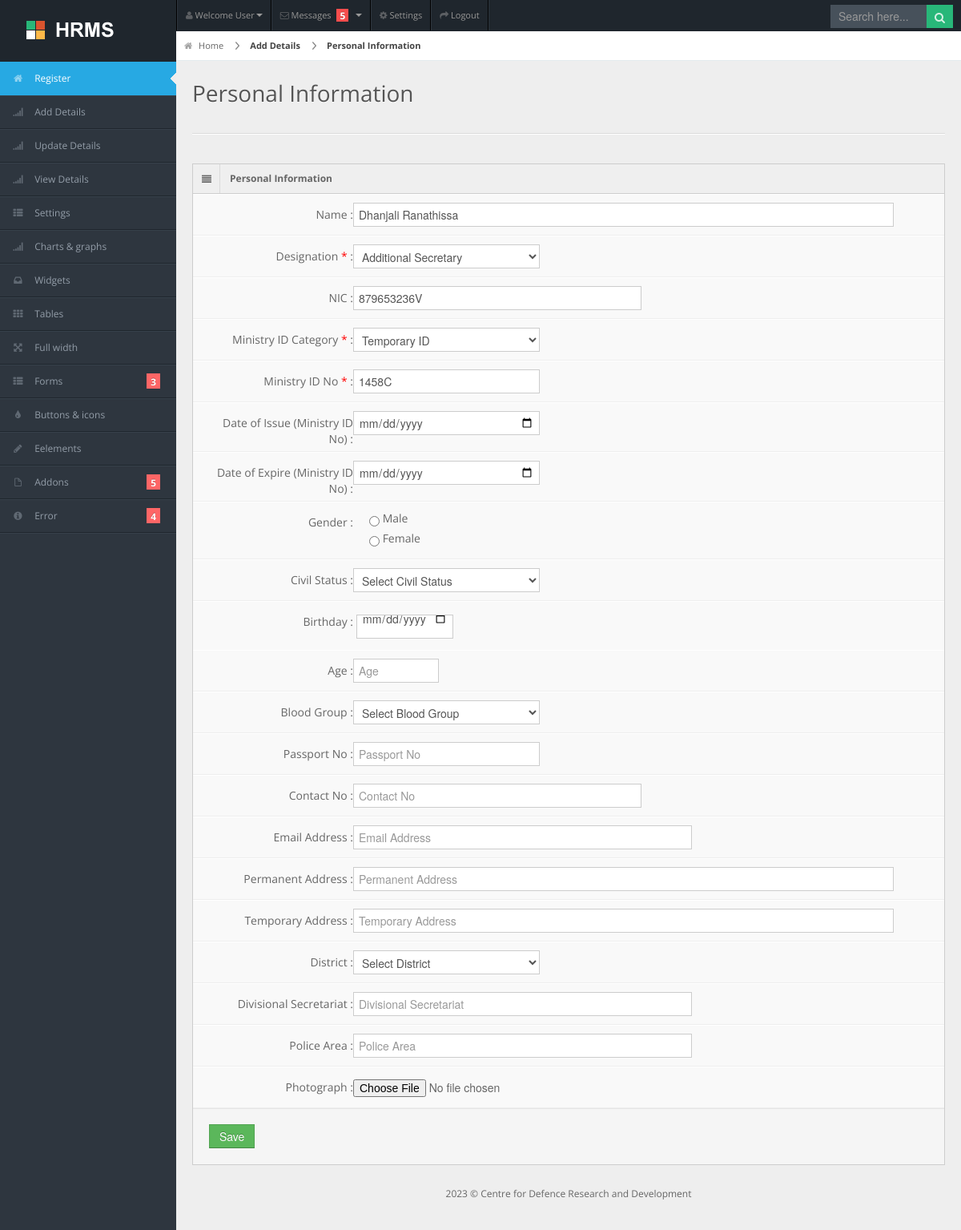
The page /personal_details.php?pid=2 on the database its author committed.
### tables this page shows
CREATE TABLE `personal_info_tbl` (
  `personal_info_id` int(11) NOT NULL,
  `name` varchar(200) NOT NULL,
  `designation_id` int(11) NOT NULL,
  `nic` varchar(12) NOT NULL,
  `ministry_id_cat` varchar(10) NOT NULL,
  `ministry_id_no` varchar(12) NOT NULL,
  `status` int(11) NOT NULL DEFAULT 1,
  `date_added` datetime NOT NULL DEFAULT current_timestamp()
);

### personal_details.php (the view, shortened to what this page needs)
<?php
error_reporting(E_ALL);ini_set('display_errors', 'on');include ("db/db.php");
$pid = $_GET['pid'];
		$sql = "SELECT
				designation_tbl.designation,
				personal_info_tbl.personal_info_id,
				personal_info_tbl.name,
				personal_info_tbl.designation_id,
				personal_info_tbl.nic,
				personal_info_tbl.ministry_id_cat,
				personal_info_tbl.ministry_id_no,
				personal_info_tbl.`status`,
				personal_info_tbl.date_added
				FROM
				personal_info_tbl
				Inner Join designation_tbl ON personal_info_tbl.designation_id = designation_tbl.designation_id
				WHERE
				personal_info_tbl.personal_info_id =  '$pid'";
		$result = mysqli_query($conn,$sql);
		$row = mysqli_fetch_array($result);
			$name = $row['name'];
			$designation_id = $row['designation_id'];
			$designation = $row['designation'];
			$nic = $row['nic'];
			$ministry_id_cat = $row['ministry_id_cat'];
			$ministry_id_no = $row['ministry_id_no'];
?>
<!DOCTYPE html>
<html lang="en">
<head>
<link rel="stylesheet" href="css/bootstrap.min.css" />
<link rel="stylesheet" href="css/bootstrap-responsive.min.css" />
<link rel="stylesheet" href="css/uniform.css" />
<link rel="stylesheet" href="css/select2.css" />
<link rel="stylesheet" href="css/matrix-style.css" />
<link rel="stylesheet" href="css/matrix-media.css" />
<link rel="stylesheet" href="css/datepicker.css" />
<link rel="stylesheet" href="css/bootstrap-wysihtml5.css" />
<link href="font-awesome/css/font-awesome.css" rel="stylesheet" />
</head>
<body>
<div id="header">
  <h1><a href="dashboard.html">Matrix Admin</a></h1>
</div>
<div id="user-nav" class="navbar navbar-inverse">
  <ul class="nav">
    <li  class="dropdown" id="profile-messages" ><a title="" href="#" data-toggle="dropdown" data-target="#profile-messages" class="dropdown-toggle"><i class="icon icon-user"></i>  <span class="text">Welcome User</span><b class="caret"></b></a>
    </li>
    <li class="dropdown" id="menu-messages"><a href="#" data-toggle="dropdown" data-target="#menu-messages" class="dropdown-toggle"><i class="icon icon-envelope"></i> <span class="text">Messages</span> <span class="label label-important">5</span> <b class="caret"></b></a>
    </li>
    <li class=""><a title="" href="#"><i class="icon icon-cog"></i> <span class="text">Settings</span></a></li>
    <li class=""><a title="" href="login.html"><i class="icon icon-share-alt"></i> <span class="text">Logout</span></a></li>
  </ul>
</div>
<div id="search">
  <input type="text" placeholder="Search here..."/>
  <button type="submit" class="tip-bottom" title="Search"><i class="icon-search icon-white"></i></button>
</div>
<div id="sidebar"> <a href="#" class="visible-phone"><i class="icon icon-th"></i>Tables</a>
  <?php include('include/nav.php'); ?>
</div>
<div id="content">
  <div id="content-header">
    <div id="breadcrumb"> <a href="#" title="Go to Home" class="tip-bottom"><i class="icon-home"></i> Home</a> <a href="add_details.php" class="current">Add Details</a> <a href="#" class="current">Personal Information</a></div>
    <h1>Personal Information</h1>
  </div>
  <div class="container-fluid">
    <hr>
    <div class="row-fluid">
      <div class="span12">
		 <div class="widget-box">
        <div class="widget-title"> <span class="icon"> <i class="icon-align-justify"></i> </span>
          <h5>Personal Information</h5>
        </div>
        <div class="widget-content nopadding">
          <form action="javascript:void(0);" id="form_submit" class="form-horizontal">
            <div class="control-group">
              <label class="control-label">Name :</label>
              <div class="controls">
                <input type="text" class="span11" placeholder="Name" name="name" value="<?php if(isset($_GET['pid']) == true){ echo $name; } ?>" />
              </div>
            </div>
			<div class="control-group">
              <label class="control-label">Designation <span style="color:red;">*</span> :</label>
              <div class="controls">
			  <?php
			  $sql = "SELECT * FROM designation_tbl WHERE status='1' ORDER BY designation_id  DESC";
			  $result = mysqli_query($conn, $sql);
			  ?>
			  <select class="span4" name="designation" required>
			  <?php while ($row = mysqli_fetch_assoc($result)){ ?>
			  <?php if(isset($_GET['pid']) == true){ ?>
                   <option value="<?php echo $designation_id; ?>" selected><?php echo $designation; ?></option>
              <?php } ?>
			  <?php } ?>
			  </select>
              </div>
            </div>
			<div class="control-group">
              <label class="control-label">NIC :</label>
              <div class="controls">
                <input type="text" class="span6" name="nic" placeholder="National identity Card No" value="<?php if(isset($_GET['pid']) == true){ echo $nic; } ?>" />
              </div>
            </div>
			<div class="control-group">
              <label class="control-label">Ministry ID Category <span style="color:red;">*</span> :</label>
              <div class="controls">
			  <select class="span4" name="id_cat" >
			  <option value="Temporary" <?php if(isset($_GET['pid']) == true){ if($ministry_id_cat == "Temporary"){ echo "selected"; }} ?>>Temporary ID</option>
			  </select>
              </div>
            </div>
			<div class="control-group">
              <label class="control-label">Ministry ID No <span style="color:red;">*</span> :</label>
              <div class="controls">
                <input type="text" class="span4" placeholder="Ministry ID No" name="ministry_id_no" required value="<?php if(isset($_GET['pid']) == true){ echo $ministry_id_no; } ?>"/>
              </div>
            </div>
			<div class="control-group">
              <label class="control-label">Date of Issue (Ministry ID No)  :</label>
              <div class="controls">
                <input type="date" class="span4" placeholder="Date of Issue (Ministry ID No)" name="date_issue_ministry_id" />
              </div>
            </div>
			<div class="control-group">
              <label class="control-label">Date of Expire (Ministry ID No)  :</label>
              <div class="controls">
                <input type="date" class="span4" placeholder="Date of Expire (Ministry ID No)" name="date_expire_ministry_id" />
              </div>
            </div>
			<div class="control-group">
              <label class="control-label">Gender :</label>
              <div class="controls">
               <label>
                  <input type="radio" name="radios" value="Male" />
                  Male</label>
                <label>
                  <input type="radio" name="radios" value="Female" />
                  Female</label>
                </div>
            </div>
			<div class="control-group">
              <label class="control-label">Civil Status :</label>
              <div class="controls">
			  <select class="span4" name="civil_status" >
			  <option selected value='0'>Select Civil Status</option>
			  </select>
              </div>
            </div>
			<div class="control-group">
              <label class="control-label">Birthday  :</label>
              <div class="controls">
                <div  data-date="12-02-2012" class="input-append date datepicker">
                  <input type="date" data-date="01-02-2013" data-date-format="dd-mm-yyyy" class="datepicker span11" name="birthday">
              </div>
            </div>
			<div class="control-group">
              <label class="control-label">Age  :</label>
              <div class="controls">
                <input type="text" class="span2" placeholder="Age" name="age" />
              </div>
            </div>
			<div class="control-group">
              <label class="control-label">Blood Group  :</label>
              <div class="controls">
                <select class="span4" name="blood_group" required>
					<option selected value='0'>Select Blood Group</option>
				</select>
              </div>
            </div>
			<div class="control-group">
              <label class="control-label">Passport No  :</label>
              <div class="controls">
                <input type="text" class="span4" placeholder="Passport No" name="passport_no" />
              </div>
            </div>
			<div class="control-group">
              <label class="control-label">Contact No :</label>
              <div class="controls">
                <input type="text" class="span6" placeholder="Contact No" name="contact_no" />
              </div>
            </div>
			<div class="control-group">
              <label class="control-label">Email Address :</label>
              <div class="controls">
                <input type="text" class="span7" placeholder="Email Address" name="email" />
              </div>
            </div>
			<div class="control-group">
              <label class="control-label">Permanent Address :</label>
              <div class="controls">
                <input type="text" class="span11" placeholder="Permanent Address" name="p_address" />
              </div>
            </div>
			<div class="control-group">
              <label class="control-label">Temporary Address :</label>
              <div class="controls">
                <input type="text" class="span11" placeholder="Temporary Address" name="t_address" />
              </div>
            </div>
			<div class="control-group">
              <label class="control-label">District :</label>
              <div class="controls">
					  <select class="span4" name="district" required>
					  <option selected value='0'>Select District</option>
					  </select>
              </div>
            </div>
			<div class="control-group">
              <label class="control-label">Divisional Secretariat :</label>
              <div class="controls">
                <input type="text" class="span7" placeholder="Divisional Secretariat" name="div_sec" />
              </div>
            </div>
			<div class="control-group">
              <label class="control-label">Police Area :</label>
              <div class="controls">
                <input type="text" class="span7" placeholder="Police Area" name="police_area" />
              </div>
            </div>
			 <div class="control-group">
              <label class="control-label">Photograph :</label>
              <div class="controls">
                <input type="file" class="span11" name="file"/>
              </div>
            </div>
            <div class="form-actions">
              <button type="submit" class="btn btn-success">Save</button>
			 </div>
        </div>
		</form>
      </div>
      </div>
    </div>
  </div>
</div>
<?php include('include/footer.php'); ?>
</body>
</html>

### css/matrix-media.css (style rules this page uses)
body { background:#2E363F; }
#header { background-color: #1f262d; margin-top:10px; }
#search input[type=text], #search button { background-color: #28b779; }
#search input[type=text] { background-color: #47515b; color: #fff; }

### css/datepicker.css (style rules this page uses)
.datepicker { top: 0; left: 0; padding: 4px; margin-top: 1px; }
.datepicker:before { content: ''; display: inline-block; position: absolute; top: -7px; left: 6px; }
.datepicker:after { content: ''; display: inline-block; }

### personal_details.php (style rules this page uses)
label { margin-left: 20px; }

### rows shown on the page
personal_info_tbl: name "Dhanjali Ranathissa", nic "879653236V", id_cat "Temporary ID", ministry_id_no "1458C"

### other values the page prints
form field designation "Additional Secretary"
